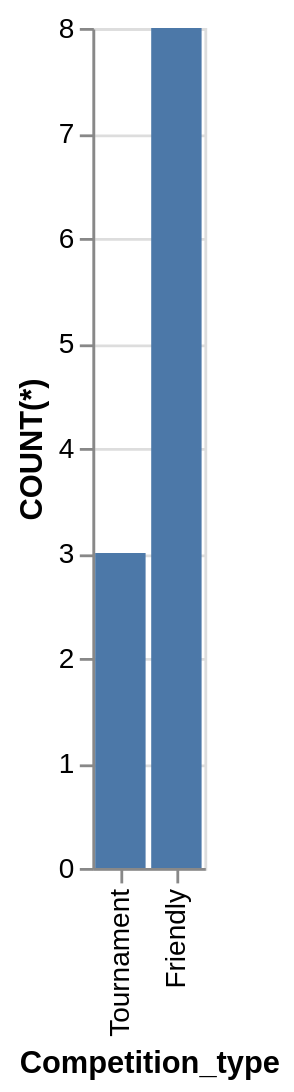

Express this chart as Vega-Lite.
### Vega-Lite specification from a JSON file in a GitHub repository (floating-point values rounded to 4 significant figures)
{"data": {"values": [{"x_data": "Friendly", "y_data": 8}, {"x_data": "Tournament", "y_data": 3}]}, "mark": "bar", "encoding": {"x": {"field": "x_data", "type": "nominal", "title": "Competition_type", "sort": {"op": "sum", "field": "y_data", "order": "ascending"}}, "y": {"field": "y_data", "type": "quantitative", "title": "COUNT(*)"}}}
